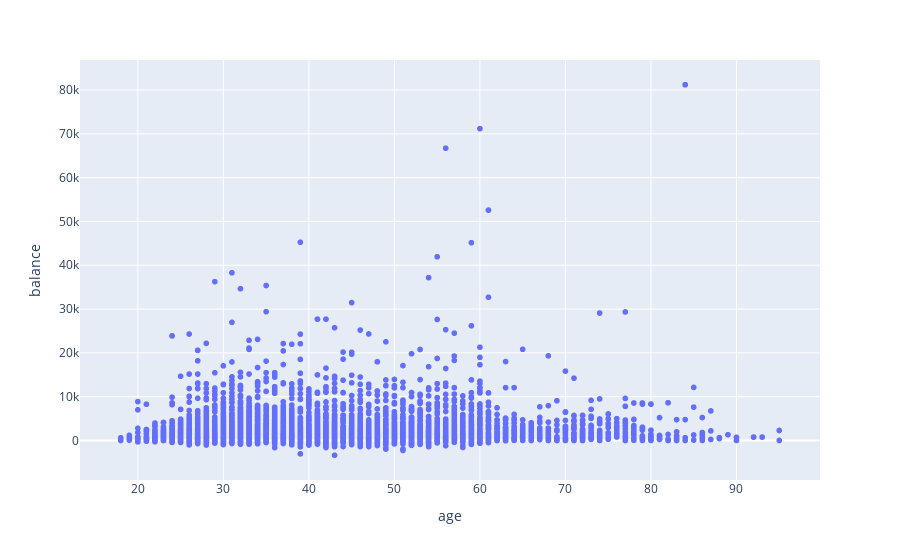
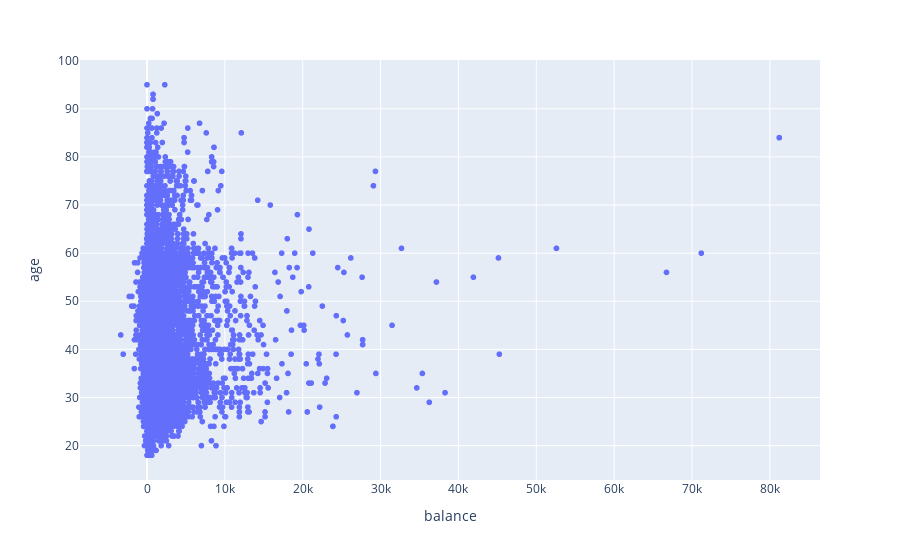

Source (notebook cell) for these figures, in order:
### Code cell
fig = px.scatter(dfClientDataReadable, x="age", y="balance")
fig.show()
fig = px.scatter(dfClientDataReadable, x="balance", y="age")
fig.show()

### Figure 1 — Plotly figure (JSON) as saved in the notebook; plotly's stock layout.template omitted (floating-point values rounded to 4 significant figures; data arrays with more than 128 entries replaced by an {"elided": "..."} marker saying what was removed)
{"data": [{"hovertemplate": "age=%{x}<br>balance=%{y}<extra></extra>", "legendgroup": "", "marker": {"color": "#636efa", "symbol": "circle"}, "mode": "markers", "name": "", "showlegend": false, "type": "scattergl", "x": {"elided": "10578 int values"}, "xaxis": "x", "y": {"elided": "10578 int values"}, "yaxis": "y"}], "layout": {"autosize": true, "legend": {"tracegroupgap": 0}, "margin": {"t": 60}, "xaxis": {"anchor": "y", "autorange": true, "domain": [0, 1], "range": [13.43, 99.57], "title": {"text": "age"}, "type": "linear"}, "yaxis": {"anchor": "x", "autorange": true, "domain": [0, 1], "range": [-9921.0, 87750.0], "title": {"text": "balance"}, "type": "linear"}}}

### Figure 2 — Plotly figure (JSON) as saved in the notebook; plotly's stock layout.template omitted (floating-point values rounded to 4 significant figures; data arrays with more than 128 entries replaced by an {"elided": "..."} marker saying what was removed)
{"data": [{"hovertemplate": "balance=%{x}<br>age=%{y}<extra></extra>", "legendgroup": "", "marker": {"color": "#636efa", "symbol": "circle"}, "mode": "markers", "name": "", "showlegend": false, "type": "scattergl", "x": {"elided": "10578 int values"}, "xaxis": "x", "y": {"elided": "10578 int values"}, "yaxis": "y"}], "layout": {"autosize": true, "legend": {"tracegroupgap": 0}, "margin": {"t": 60}, "xaxis": {"anchor": "y", "autorange": true, "domain": [0, 1], "range": [-8391.0, 86220.0], "title": {"text": "balance"}, "type": "linear"}, "yaxis": {"anchor": "x", "autorange": true, "domain": [0, 1], "range": [12.04, 101.0], "title": {"text": "age"}, "type": "linear"}}}
